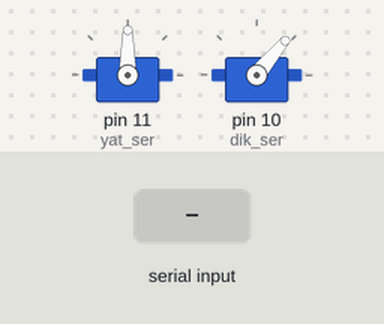
Recording of a sketch running on a simulated Arduino Uno, built with avr-gcc and run on an emulated ATmega328P. Parts: 2 × servo. The inputs (shaded band) are chosen by the test bench.

Above: at 1.2 s.
1.3 s: "a90\n" received over Serial
At 1.6 s:
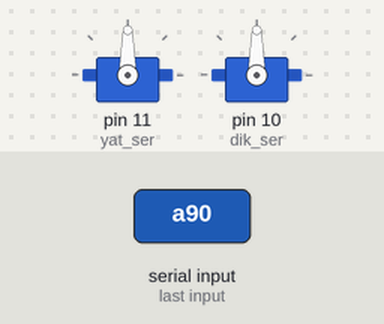
Timing chart, 0 to 4.3 s (numbered marks = the images above; inputs shaded):
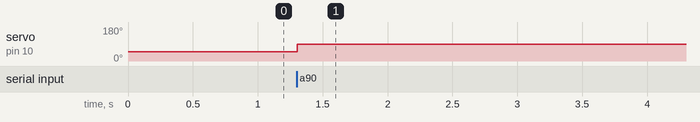

Measured:
- after the input at 1.3 s, servo on pin 10 (dik_ser): 50° → 90° at once

The sketch:

patriot_arduino_v0.3.ino
```cpp
#include<Servo.h>
Servo yat_ser ;
Servo dik_ser ;
char x;
long int v;
void setup() {
yat_ser.attach(11);
yat_ser.write(90);
dik_ser.attach(10);
dik_ser.write(50);
 Serial.begin(9600);


}

void loop() {
if(Serial.available()>2){
  x =Serial.read();
  v =Serial.parseInt();
  if(x =='a'){
    if(v > 199){
    yat_ser.write(v-200);
    }
    else{
      dik_ser.write(v);
    }

  }
  /*
  if(x == 'd'){
    dik_ser.write(v);
  }
  */
  delay(10);
  }

}
```
